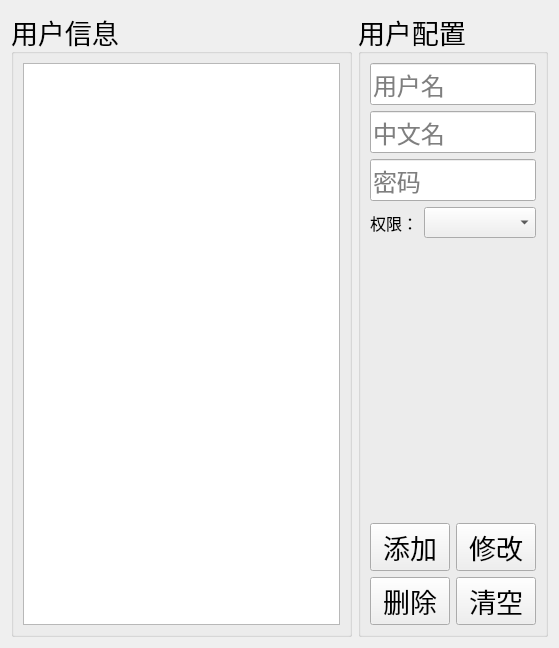
     <widget class="QWidget" name="user_tab">
      <attribute name="title">
       <string>用户管理</string>
      </attribute>
      <layout class="QHBoxLayout" name="horizontalLayout_31">
       <item>
        <layout class="QHBoxLayout" name="horizontalLayout_4" stretch="7,3">
         <item>
          <widget class="QGroupBox" name="groupBox_2">
           <property name="font">
            <font>
             <family>微软雅黑</family>
             <pointsize>20</pointsize>
            </font>
           </property>
           <property name="title">
            <string>用户信息</string>
           </property>
           <layout class="QVBoxLayout" name="verticalLayout_7">
            <item>
             <widget class="QTableWidget" name="user_table"/>
            </item>
           </layout>
          </widget>
         </item>
         <item>
          <widget class="QGroupBox" name="groupBox_3">
           <property name="font">
            <font>
             <family>微软雅黑</family>
             <pointsize>20</pointsize>
            </font>
           </property>
           <property name="title">
            <string>用户配置</string>
           </property>
           <layout class="QVBoxLayout" name="verticalLayout">
            <item>
             <widget class="QLineEdit" name="selected_user_edit">
              <property name="font">
               <font>
                <family>微软雅黑</family>
                <pointsize>18</pointsize>
               </font>
              </property>
              <property name="placeholderText">
               <string>用户名</string>
              </property>
             </widget>
            </item>
            <item>
             <widget class="QLineEdit" name="selected_description_edit">
              <property name="font">
               <font>
                <family>微软雅黑</family>
                <pointsize>18</pointsize>
               </font>
              </property>
              <property name="placeholderText">
               <string>中文名</string>
              </property>
             </widget>
            </item>
            <item>
             <widget class="QLineEdit" name="selected_password_edit">
              <property name="font">
               <font>
                <family>微软雅黑</family>
                <pointsize>18</pointsize>
               </font>
              </property>
              <property name="echoMode">
               <enum>QLineEdit::Password</enum>
              </property>
              <property name="placeholderText">
               <string>密码</string>
              </property>
             </widget>
            </item>
            <item>
             <layout class="QHBoxLayout" name="horizontalLayout_29" stretch="3,7">
              <item>
               <widget class="QLabel" name="label_23">
                <property name="font">
                 <font>
                  <family>微软雅黑</family>
                  <pointsize>12</pointsize>
                 </font>
                </property>
                <property name="text">
                 <string>权限：</string>
                </property>
               </widget>
              </item>
              <item>
               <widget class="QComboBox" name="selected_combo_box">
                <property name="font">
                 <font>
                  <family>微软雅黑</family>
                  <pointsize>12</pointsize>
                 </font>
                </property>
                <property name="currentText">
                 <string/>
                </property>
                <property name="placeholderText">
                 <string>请选择</string>
                </property>
               </widget>
              </item>
             </layout>
            </item>
            <item>
             <spacer name="verticalSpacer_2">
              <property name="orientation">
               <enum>Qt::Vertical</enum>
              </property>
              <property name="sizeHint" stdset="0">
               <size>
                <width>20</width>
                <height>279</height>
               </size>
              </property>
             </spacer>
            </item>
            <item>
             <layout class="QGridLayout" name="gridLayout_2">
              <item row="0" column="0">
               <widget class="QPushButton" name="add_user_btn">
                <property name="text">
                 <string>添加</string>
                </property>
               </widget>
              </item>
              <item row="0" column="1">
               <widget class="QPushButton" name="update_user_btn">
                <property name="text">
                 <string>修改</string>
                </property>
               </widget>
              </item>
              <item row="1" column="0">
               <widget class="QPushButton" name="remove_user_btn">
                <property name="text">
                 <string>删除</string>
                </property>
               </widget>
              </item>
              <item row="1" column="1">
               <widget class="QPushButton" name="clear_user_btn">
                <property name="text">
                 <string>清空</string>
                </property>
               </widget>
              </item>
             </layout>
            </item>
           </layout>
          </widget>
         </item>
        </layout>
       </item>
      </layout>
     </widget>
